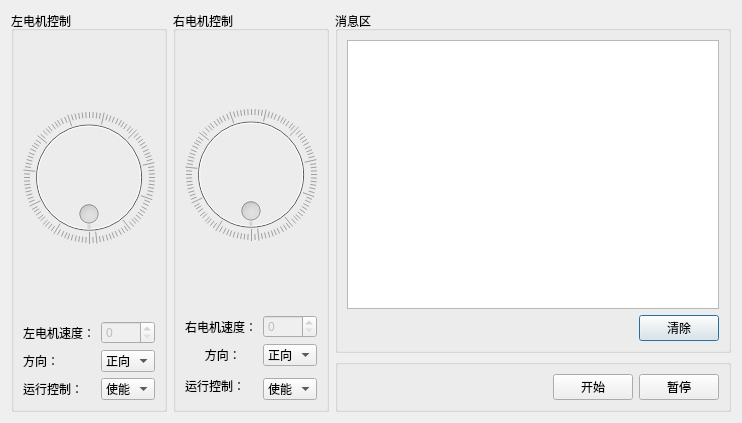
<?xml version="1.0" encoding="UTF-8"?>
<ui version="4.0">
 <class>Dialog</class>
 <widget class="QDialog" name="Dialog">
  <property name="geometry">
   <rect>
    <x>0</x>
    <y>0</y>
    <width>742</width>
    <height>423</height>
   </rect>
  </property>
  <property name="windowTitle">
   <string>Dialog</string>
  </property>
  <layout class="QHBoxLayout" name="horizontalLayout">
   <item>
    <layout class="QGridLayout" name="gridLayout_9">
     <item row="0" column="2">
      <widget class="QGroupBox" name="groupBox_10">
       <property name="title">
        <string>消息区</string>
       </property>
       <layout class="QGridLayout" name="gridLayout_10">
        <item row="0" column="0" colspan="2">
         <widget class="QTextBrowser" name="titomessage"/>
        </item>
        <item row="1" column="0">
         <spacer name="horizontalSpacer">
          <property name="orientation">
           <enum>Qt::Horizontal</enum>
          </property>
          <property name="sizeHint" stdset="0">
           <size>
            <width>40</width>
            <height>20</height>
           </size>
          </property>
         </spacer>
        </item>
        <item row="1" column="1">
         <widget class="QPushButton" name="pushButton_2">
          <property name="text">
           <string>清除</string>
          </property>
          <property name="icon">
           <iconset resource="image.qrc">
            <normaloff>:/icons/clear.png</normaloff>:/icons/clear.png</iconset>
          </property>
         </widget>
        </item>
       </layout>
      </widget>
     </item>
     <item row="1" column="2">
      <widget class="QGroupBox" name="groupBox_2">
       <property name="title">
        <string/>
       </property>
       <layout class="QGridLayout" name="gridLayout_2">
        <item row="0" column="1">
         <widget class="QPushButton" name="test">
          <property name="enabled">
           <bool>true</bool>
          </property>
          <property name="text">
           <string>开始</string>
          </property>
          <property name="checkable">
           <bool>true</bool>
          </property>
         </widget>
        </item>
        <item row="0" column="2">
         <widget class="QPushButton" name="stop">
          <property name="enabled">
           <bool>true</bool>
          </property>
          <property name="text">
           <string>暂停</string>
          </property>
          <property name="checkable">
           <bool>true</bool>
          </property>
         </widget>
        </item>
        <item row="0" column="0">
         <spacer name="horizontalSpacer_2">
          <property name="orientation">
           <enum>Qt::Horizontal</enum>
          </property>
          <property name="sizeHint" stdset="0">
           <size>
            <width>40</width>
            <height>20</height>
           </size>
          </property>
         </spacer>
        </item>
       </layout>
      </widget>
     </item>
     <item row="0" column="0" rowspan="2">
      <widget class="QGroupBox" name="groupBox_8">
       <property name="title">
        <string>左电机控制</string>
       </property>
       <layout class="QGridLayout" name="gridLayout_8">
        <item row="1" column="0">
         <widget class="QLabel" name="label_39">
          <property name="text">
           <string>左电机速度：</string>
          </property>
         </widget>
        </item>
        <item row="1" column="1">
         <widget class="QSpinBox" name="leftmotorvalue">
          <property name="enabled">
           <bool>false</bool>
          </property>
          <property name="maximum">
           <number>2000</number>
          </property>
          <property name="singleStep">
           <number>3</number>
          </property>
         </widget>
        </item>
        <item row="3" column="0">
         <widget class="QLabel" name="label_40">
          <property name="text">
           <string>方向：</string>
          </property>
         </widget>
        </item>
        <item row="4" column="1">
         <widget class="QComboBox" name="leftstat">
          <item>
           <property name="text">
            <string>使能</string>
           </property>
          </item>
          <item>
           <property name="text">
            <string>释放</string>
           </property>
          </item>
         </widget>
        </item>
        <item row="4" column="0">
         <widget class="QLabel" name="label">
          <property name="text">
           <string>运行控制：</string>
          </property>
         </widget>
        </item>
        <item row="3" column="1">
         <widget class="QComboBox" name="comboBox">
          <item>
           <property name="text">
            <string>正向</string>
           </property>
          </item>
          <item>
           <property name="text">
            <string>反向</string>
           </property>
          </item>
         </widget>
        </item>
        <item row="0" column="0" colspan="2">
         <widget class="QDial" name="leftmotordial">
          <property name="enabled">
           <bool>false</bool>
          </property>
          <property name="sizePolicy">
           <sizepolicy hsizetype="Expanding" vsizetype="Expanding">
            <horstretch>0</horstretch>
            <verstretch>0</verstretch>
           </sizepolicy>
          </property>
          <property name="maximum">
           <number>2000</number>
          </property>
          <property name="singleStep">
           <number>3</number>
          </property>
          <property name="wrapping">
           <bool>true</bool>
          </property>
          <property name="notchTarget">
           <double>3.000000000000000</double>
          </property>
          <property name="notchesVisible">
           <bool>true</bool>
          </property>
         </widget>
        </item>
       </layout>
      </widget>
     </item>
     <item row="0" column="1" rowspan="2">
      <widget class="QGroupBox" name="groupBox">
       <property name="title">
        <string>右电机控制</string>
       </property>
       <layout class="QGridLayout" name="gridLayout">
        <item row="0" column="0" colspan="2">
         <widget class="QDial" name="rightmotordial">
          <property name="enabled">
           <bool>false</bool>
          </property>
          <property name="sizePolicy">
           <sizepolicy hsizetype="Expanding" vsizetype="Expanding">
            <horstretch>0</horstretch>
            <verstretch>0</verstretch>
           </sizepolicy>
          </property>
          <property name="maximum">
           <number>2000</number>
          </property>
          <property name="singleStep">
           <number>3</number>
          </property>
          <property name="wrapping">
           <bool>true</bool>
          </property>
          <property name="notchTarget">
           <double>3.000000000000000</double>
          </property>
          <property name="notchesVisible">
           <bool>true</bool>
          </property>
         </widget>
        </item>
        <item row="1" column="1">
         <widget class="QSpinBox" name="rightmotorvalue">
          <property name="enabled">
           <bool>false</bool>
          </property>
          <property name="maximum">
           <number>2000</number>
          </property>
          <property name="singleStep">
           <number>3</number>
          </property>
         </widget>
        </item>
        <item row="1" column="0">
         <widget class="QLabel" name="label_38">
          <property name="text">
           <string>右电机速度：</string>
          </property>
         </widget>
        </item>
        <item row="3" column="0" rowspan="2" colspan="2">
         <widget class="QLabel" name="label_2">
          <property name="text">
           <string>运行控制：</string>
          </property>
         </widget>
        </item>
        <item row="2" column="1">
         <widget class="QComboBox" name="comboBox_2">
          <item>
           <property name="text">
            <string>正向</string>
           </property>
          </item>
          <item>
           <property name="text">
            <string>反向</string>
           </property>
          </item>
         </widget>
        </item>
        <item row="4" column="1">
         <widget class="QComboBox" name="rightstat">
          <item>
           <property name="text">
            <string>使能</string>
           </property>
          </item>
          <item>
           <property name="text">
            <string>释放</string>
           </property>
          </item>
         </widget>
        </item>
        <item row="2" column="0">
         <widget class="QLabel" name="label_41">
          <property name="text">
           <string>      方向：</string>
          </property>
         </widget>
        </item>
       </layout>
      </widget>
     </item>
    </layout>
   </item>
  </layout>
 </widget>
 <resources>
  <include location="image.qrc"/>
 </resources>
 <connections/>
</ui>
